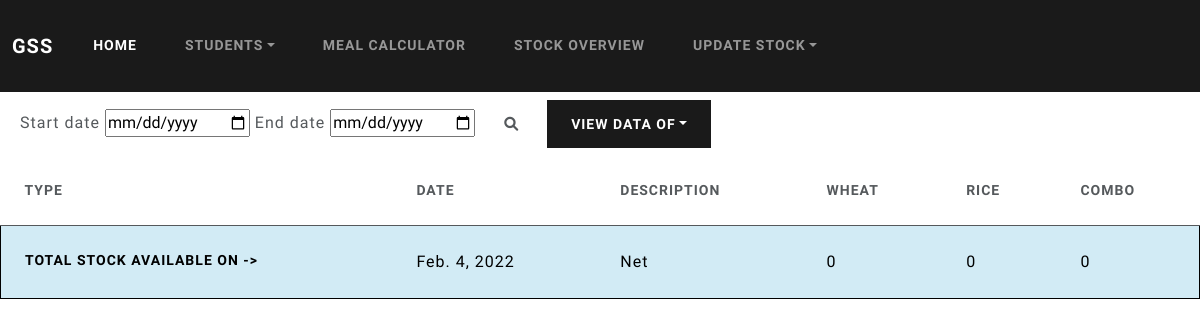
The app's page /stockoverview/ (signed in), older data.
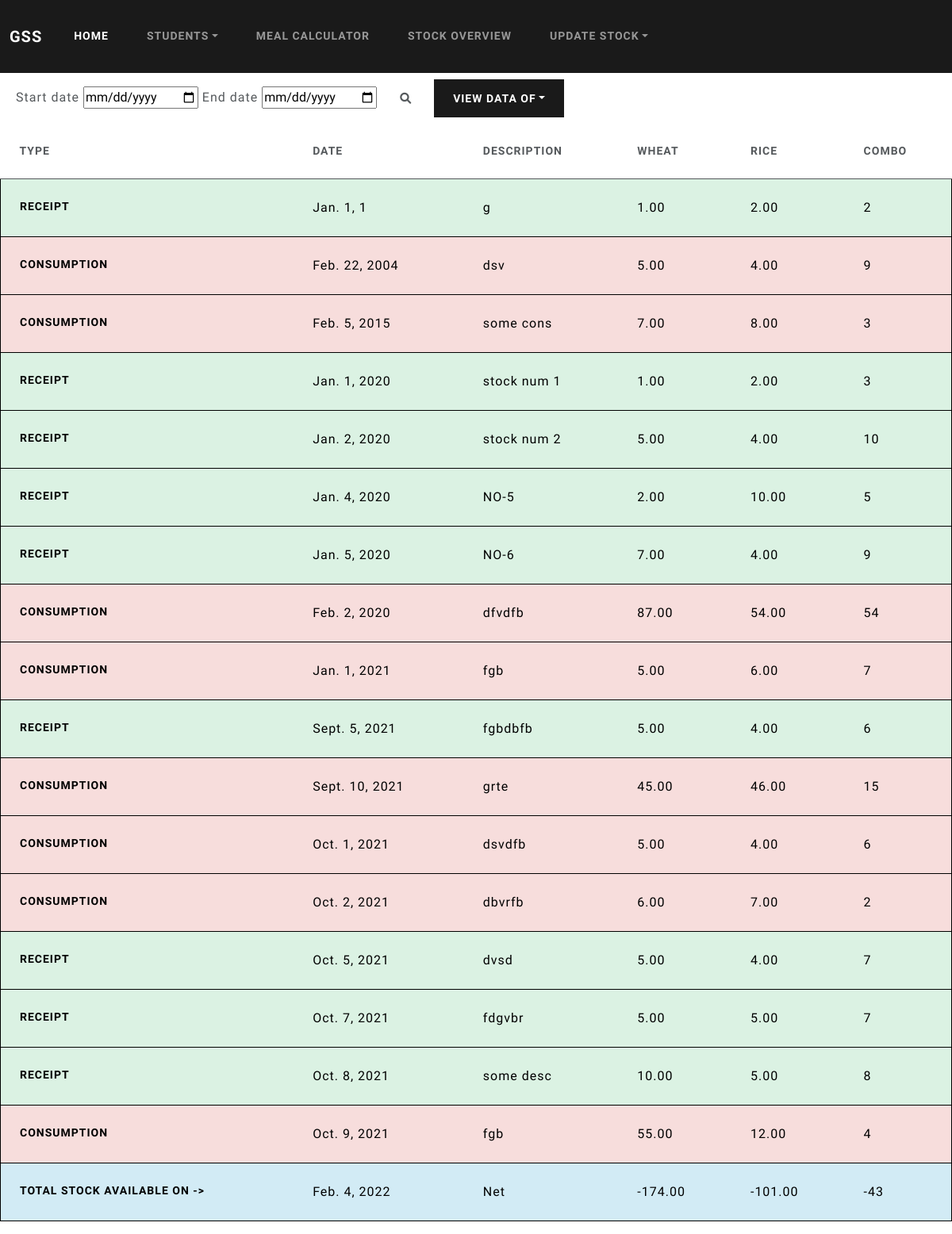
The same page, newer data.
### stockoverview/models.py (models this page shows)
class Stock(models.Model):
    owner = models.ForeignKey(to=User,on_delete=models.CASCADE)
    operation = models.CharField(max_length=50)
    date = models.DateField(auto_now=False, auto_now_add=False)
    description = models.CharField(max_length=50)
    wheat = models.DecimalField(max_digits=5, decimal_places=2)
    rice = models.DecimalField(max_digits=5, decimal_places=2)
    combo = models.DecimalField(max_digits=2, decimal_places=0)

### stockoverview/views.py (the view)
# urls.py: path('',views.index,name="stock_exp"),
def index(request):
    receipts = Stock.objects.filter(owner=request.user,operation='receipt')
    exps = Stock.objects.filter(owner=request.user,operation='consumption')
    result_list = sorted(chain(receipts, exps),key=attrgetter('date'))
    receipt = 'receipt'
    consumption = 'consumption'
    today = date.today
    receiptwheatsum=0
    receiptricesum=0
    receiptcombosum=0
    expwheatsum=0
    exptricesum=0
    expcombosum=0
    for r in receipts:
        receiptwheatsum+=r.wheat
        receiptricesum+=r.rice
        receiptcombosum+=r.combo
    for e in exps:
        expwheatsum+=e.wheat
        exptricesum+=e.rice
        expcombosum+=e.combo
    netwheat = receiptwheatsum-expwheatsum
    netrice = receiptricesum-exptricesum
    netcombo = receiptcombosum-expcombosum
    context = {
        'stocks':result_list,
        'receipt' : receipt,
        'consumption' : consumption,
        'today': today,
        'netwheat':netwheat,
        'netrice':netrice,
        'netcombo':netcombo,
    }
    return render(request,'stockow/index.html',context)

### templates/stockow/index.html (shortened to what this page needs)
{% extends 'base.html' %}
{% block content %}
<div class="container m-2">
  <form action="{% url 'search_between_all' %}" method="post">
  <label for="">Start date</label>
  <input type="date" name="datef" id="datef" required>
  <label for="">End date</label>
  <input type="date" name="datet" id="datet" required>
  <button class="btn" type="submit"><i class="fas fa-search"></i></button>
  <a class="dropdown-toggle btn btn-primary" data-bs-toggle="dropdown" href="#" role="button" aria-haspopup="true" aria-expanded="false">View data of</a>
</form>
</div>
<table class="table table-hover">
  <thead>
    <tr>
      <th scope="col">Type</th>
      <th scope="col">Date</th>
      <th scope="col">Description</th>
      <th scope="col">Wheat</th>
      <th scope="col">Rice</th>
      <th scope="col">Combo</th>
    </tr>
  </thead>
  <tbody>
    {% for stock in stocks %}
      {% if stock.operation == 'receipt' %}
      <tr class="table-success">
        <th scope="row">receipt</th>
        <td>{{stock.date}}</td>
        <td>{{stock.description}}</td>
        <td>{{stock.wheat}}</td>
        <td>{{stock.rice}}</td>
        <td>{{stock.combo}}</td>
      </tr>
      {% else %}
      <tr class="table-danger">
        <th scope="row">consumption</th>
        <td>{{stock.date}}</td>
        <td>{{stock.description}}</td>
        <td>{{stock.wheat}}</td>
        <td>{{stock.rice}}</td>
        <td>{{stock.combo}}</td>
      </tr>
      {% endif %}
    {% endfor %}
    <tr class="table-info">
      <th scope="row">Total stock available on -></th>
      <td>{{today}}</td>
      <td>Net</td>
      <td>{{netwheat}}</td>
      <td>{{netrice}}</td>
      <td>{{netcombo}}</td>
    </tr>
  </tbody>
</table>
{% endblock content %}

Row changes from the older to the newer data that the page shows:
added Stock: date "Jan. 1, 1", description "g", wheat "1.00", rice "2.00", combo "2"
added Stock: date "Feb. 22, 2004", description "dsv", wheat "5.00", rice "4.00", combo "9"
added Stock: date "Feb. 5, 2015", description "some cons", wheat "7.00", rice "8.00", combo "3"
added Stock: date "Jan. 1, 2020", description "stock num 1", wheat "1.00", rice "2.00", combo "3"
added Stock: date "Jan. 2, 2020", description "stock num 2", wheat "5.00", rice "4.00", combo "10"
added Stock: date "Jan. 4, 2020", description "NO-5", wheat "2.00", rice "10.00", combo "5"
added Stock: date "Jan. 5, 2020", description "NO-6", wheat "7.00", rice "4.00", combo "9"
added Stock: date "Feb. 2, 2020", description "dfvdfb", wheat "87.00", rice "54.00", combo "54"
added Stock: date "Jan. 1, 2021", description "fgb", wheat "5.00", rice "6.00", combo "7"
added Stock: date "Sept. 5, 2021", description "fgbdbfb", wheat "5.00", rice "4.00", combo "6"
added Stock: date "Sept. 10, 2021", description "grte", wheat "45.00", rice "46.00", combo "15"
added Stock: date "Oct. 1, 2021", description "dsvdfb", wheat "5.00", rice "4.00", combo "6"
added Stock: date "Oct. 2, 2021", description "dbvrfb", wheat "6.00", rice "7.00", combo "2"
added Stock: date "Oct. 5, 2021", description "dvsd", wheat "5.00", rice "4.00", combo "7"
added Stock: date "Oct. 7, 2021", description "fdgvbr", wheat "5.00", rice "5.00", combo "7"
added Stock: date "Oct. 8, 2021", description "some desc", wheat "10.00", rice "5.00", combo "8"
added Stock: date "Oct. 9, 2021", description "fgb", wheat "55.00", rice "12.00", combo "4"
Text that changed along with them:
{{ netwheat }}: "0" → "-174.00"
{{ netrice }}: "0" → "-101.00"
{{ netcombo }}: "0" → "-43"
